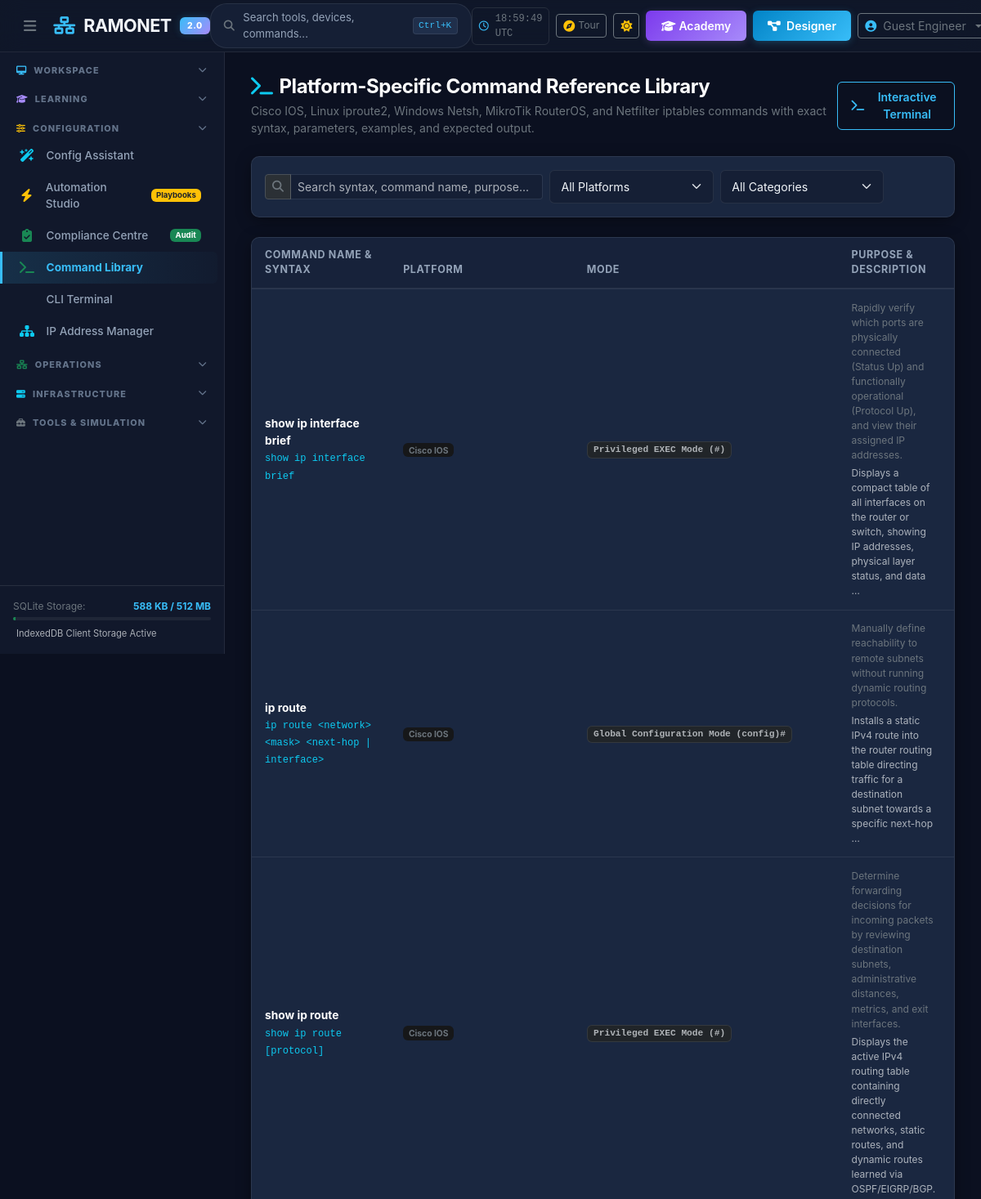
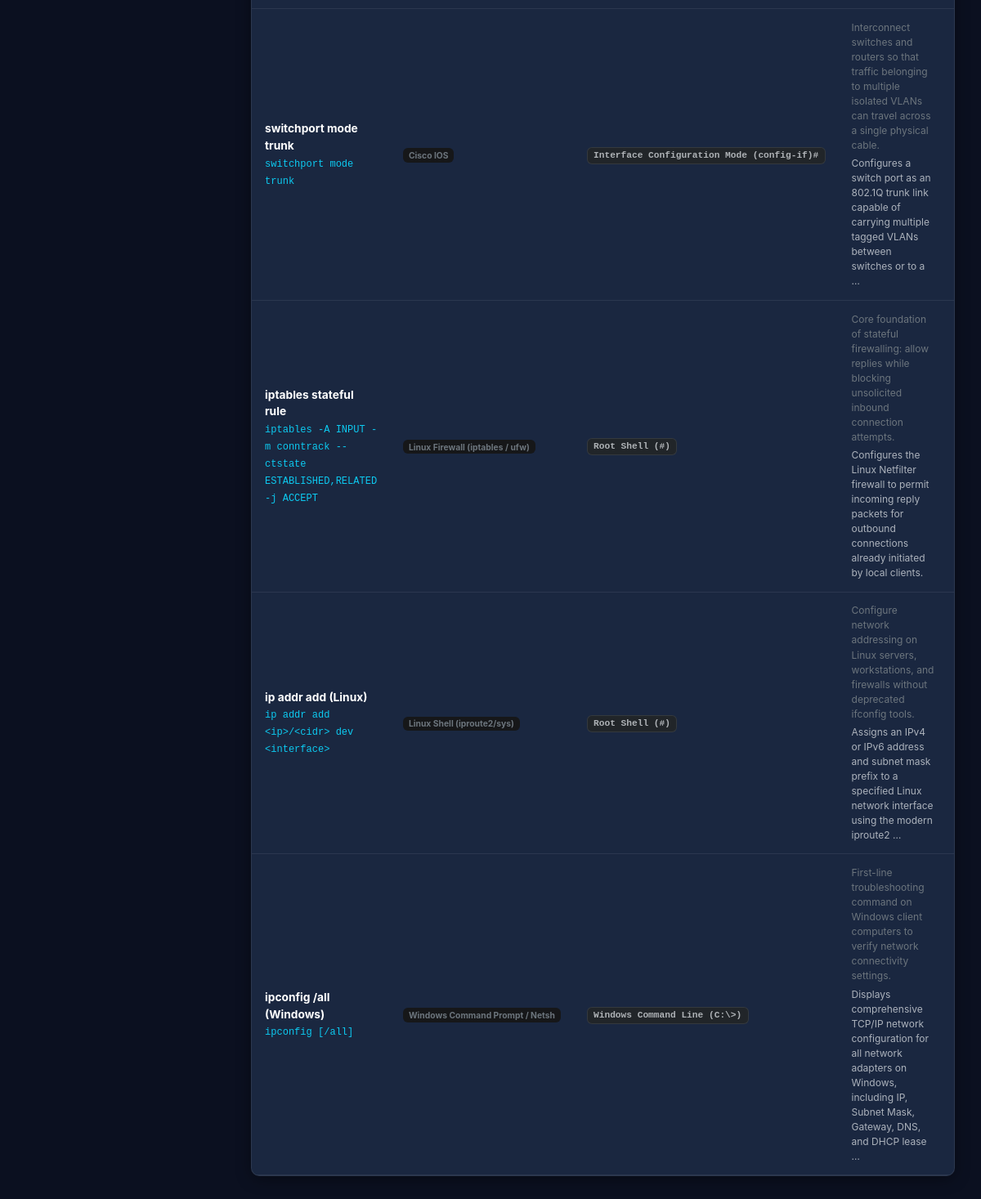
The page /commands/ on the database its author committed (2 pictures, top to bottom).
### commands/models.py (models this page shows, shortened)
class CommandEntry(models.Model):
    PLATFORM_CHOICES = [
        ('cisco_ios', 'Cisco IOS'),
        ('linux_shell', 'Linux Shell (iproute2/sys)'),
        ('mikrotik', 'MikroTik RouterOS'),
        ('windows_cmd', 'Windows Command Prompt / Netsh'),
        ('iptables', 'Linux Firewall (iptables / ufw)'),
        ('frr', 'FRRouting Suite'),
        ('general', 'General Network Diagnostic'),
    ]
    MODE_CHOICES = [
        ('user_exec', 'User EXEC Mode (>)'),
        ('priv_exec', 'Privileged EXEC Mode (#)'),
        ('global_config', 'Global Configuration Mode (config)#'),
        ('interface_config', 'Interface Configuration Mode (config-if)#'),
        ('router_config', 'Router Configuration Mode (config-router)#'),
        ('vlan_config', 'VLAN Configuration Mode (config-vlan)#'),
        ('shell_user', 'Standard Shell ($)'),
        ('shell_root', 'Root Shell (#)'),
        ('mikrotik_root', 'MikroTik Root Menu'),
        ('windows_prompt', r'Windows Command Line (C:\>)'),
    ]
    CATEGORY_CHOICES = [
        ('interface', 'Interface Configuration'),
        ('vlan', 'VLAN & Trunking'),
        ('routing', 'Routing & Static Routes'),
        ('dynamic_routing', 'Dynamic Routing (OSPF/RIP/BGP)'),
        ('firewall', 'Firewall & ACLs'),
        ('nat', 'NAT & Port Forwarding'),
        ('dhcp', 'DHCP Server & Client'),
        ('dns', 'DNS Resolution & Hosts'),
        ('stp', 'Spanning Tree Protocol'),
        ('switching', 'MAC & Switching Operations'),
        ('storage', 'NAS & Storage Networking'),
        ('cctv', 'CCTV & Camera Networking'),
        ('system', 'System Management & Files'),
        ('troubleshooting', 'Troubleshooting & Diagnostics'),
    ]
    name = models.CharField(max_length=128)
    syntax = models.CharField(max_length=256)
    device_category = models.CharField(max_length=64, default='Routers & Switches')
    platform = models.CharField(max_length=32, choices=PLATFORM_CHOICES, default='cisco_ios')
    mode = models.CharField(max_length=32, choices=MODE_CHOICES, default='priv_exec')
    category = models.CharField(max_length=32, choices=CATEGORY_CHOICES, default='interface')
    description = models.TextField()
    purpose = models.TextField()
    parameters = models.JSONField(default=list, blank=True, help_text="[{'param': 'ip-address', 'desc': 'IPv4 address'}]")
    example_usage = models.TextField()
    example_output = models.TextField(blank=True, default='')
    prerequisites = models.TextField(blank=True, default='')
    expected_result = models.TextField(blank=True, default='')
    common_errors = models.TextField(blank=True, default='')
    related_commands = models.JSONField(default=list, blank=True, help_text="['show ip route', 'ping']")
    verification_command = models.CharField(max_length=256, blank=True, default='')
    display_order = models.PositiveIntegerField(default=0)
    created_at = models.DateTimeField(auto_now_add=True)
    class Meta:
        ordering = ['platform', 'category', 'name']
        verbose_name_plural = 'Command Entries'

### commands/views.py (the view)
# urls.py: path('', views.command_library_view, name='library'),
def command_library_view(request):
    platform = request.GET.get('platform', '').strip()
    category = request.GET.get('category', '').strip()
    q = request.GET.get('q', '').strip()
    commands = CommandEntry.objects.all()
    if platform:
        commands = commands.filter(platform=platform)
    if category:
        commands = commands.filter(category=category)
    if q:
        commands = commands.filter(name__icontains=q) | commands.filter(syntax__icontains=q) | commands.filter(description__icontains=q)
    platforms = CommandEntry.PLATFORM_CHOICES
    categories = CommandEntry.CATEGORY_CHOICES
    context = {
        'commands': commands,
        'platforms': platforms,
        'categories': categories,
        'selected_platform': platform,
        'selected_category': category,
        'search_query': q,
        'page_title': 'Command Reference Library',
    }
    return render(request, 'commands/library.html', context)

### accounts/context_processors.py (called while the page is built)
def ramonet_context(request):
    db_size_kb = 0
    db_path = settings.DATABASES['default']['NAME']
    if os.path.exists(db_path):
        db_size_kb = round(os.path.getsize(db_path) / 1024, 1)
    return {
        'APP_NAME': 'Ramonet',
        'APP_VERSION': '2.0.0',
        'APP_SUBTITLE': 'Enterprise Network Simulator & Learning Platform',
        'DB_SIZE_KB': db_size_kb,
        'PYTHONANYWHERE_STORAGE_LIMIT_MB': 512,
        'USER_PREFERENCES': {
            'theme': 'dark-navy',
            'sidebar_collapsed': False,
        }
    }

### templates/commands/library.html (shortened to what this page needs)
{% extends 'base.html' %}
{% load static %}
{% block content %}
<div class="container-fluid px-0">
    <div class="d-flex align-items-center justify-content-between mb-4">
        <div>
            <h4 class="text-white fw-bold mb-1">
                <i class="fa-solid fa-terminal text-info me-2"></i>Platform-Specific Command Reference Library
            </h4>
            <p class="text-secondary small mb-0">Cisco IOS, Linux iproute2, Windows Netsh, MikroTik RouterOS, and Netfilter iptables commands with exact syntax, parameters, examples, and expected output.</p>
        </div>
        <a href="{% url 'topology:designer' %}" class="btn btn-outline-cyan btn-sm">
            <i class="fa-solid fa-terminal me-1"></i> Interactive Terminal
        </a>
    </div>
    <div class="ramonet-card mb-4">
        <div class="ramonet-card-body p-3">
            <form method="GET" action="{% url 'commands:library' %}" class="row g-2 align-items-center">
                <div class="col-md-5">
                    <div class="input-group input-group-sm">
                        <span class="input-group-text bg-input border-accent text-secondary"><i class="fa-solid fa-magnifying-glass"></i></span>
                        <input type="text" class="form-control" name="q" value="{{ search_query }}" placeholder="Search syntax, command name, purpose...">
                    </div>
                </div>
                <div class="col-md-3">
                    <select class="form-select form-select-sm" name="platform" onchange="this.form.submit()">
                        <option value="">All Platforms</option>
                    </select>
                </div>
                <div class="col-md-3">
                    <select class="form-select form-select-sm" name="category" onchange="this.form.submit()">
                        <option value="">All Categories</option>
                    </select>
                </div>
            </form>
        </div>
    </div>
    <div class="ramonet-card">
        <div class="table-responsive">
            <table class="table table-ramonet mb-0">
                <thead>
                    <tr>
                        <th style="width: 280px;">Command Name & Syntax</th>
                        <th style="width: 140px;">Platform</th>
                        <th style="width: 160px;">Mode</th>
                        <th>Purpose & Description</th>
                        <th style="width: 120px;" class="text-end">Actions</th>
                    </tr>
                </thead>
                <tbody>
                    {% for cmd in commands %}
                    <tr>
                        <td>
                            <strong class="text-white d-block">{{ cmd.name }}</strong>
                            <code class="text-info font-monospace small">{{ cmd.syntax }}</code>
                        </td>
                        <td>
                            <span class="badge bg-secondary-subtle text-secondary">{{ cmd.get_platform_display }}</span>
                        </td>
                        <td>
                            <span class="badge bg-dark border border-secondary border-opacity-25 text-muted font-monospace" style="font-size:0.7rem;">{{ cmd.get_mode_display }}</span>
                        </td>
                        <td>
                            <div class="small text-secondary mb-1">{{ cmd.purpose }}</div>
                            <div class="text-muted" style="font-size: 0.75rem;">{{ cmd.description|truncatewords:20 }}</div>
                        </td>
                        <td class="text-end">
                        </td>
                    </tr>
                    {% endfor %}
                </tbody>
            </table>
        </div>
    </div>
</div>
{% endblock %}

### static/css/ramonet-theme.css (style rules this page uses)
:root, [data-bs-theme="dark"] { --bg-main: #0B1020; --bg-sidebar: #11182B; --bg-secondary: #151F35; --bg-card: #1A2740; --bg-surface-elevated: #202F4B; --primary-accent: #38BDF8; --primary-accent-rgb: 56, 189, 248; --primary-accent-hover: #0284C7; --primary-glow: rgba(56, 189, 248, 0.22); --secondary-accent: #A78BFA; --secondary-accent-rgb: 167, 139, 250; --secondary-glow: rgba(167, 139, 250, 0.22); --success: #34D399; --success-rgb: 52, 211, 153; --success-glow: rgba(52, 211, 153, 0.22); --warning: #FBBF24; --warning-rgb: 251, 191, 36; --warning-glow: rgba(251, 191, 36, 0.22); --error: #FB7185; --danger: #FB7185; --error-rgb: 251, 113, 133; --error-glow: rgba(251, 113, 133, 0.22); --text-main: #F1F5F9; --text-primary: #F1F5F9; --text-secondary: #94A3B8; --text-muted: #64748B; --border-color: rgba(255, 255, 255, 0.08); --border-subtle: rgba(56, 189, 248, 0.12); --border-accent: rgba(56, 189, 248, 0.28); --card-shadow: 0 4px 20px -2px rgba(0, 0, 0, 0.45); --card-shadow-hover: 0 10px 28px -4px rgba(0, 0, 0, 0.6), 0 0 16px var(--primary-glow); --sidebar-width: 275px; --sidebar-collapsed-width: 74px; --header-height: 64px; --font-sans: 'Inter', -apple-system, BlinkMacSystemFont, "Segoe UI", Roboto, "Helvetica Neue", Arial, sans-serif; --font-mono: 'JetBrains Mono', 'Fira Code', Menlo, Monaco, Consolas, "Courier New", monospace; --radius-sm: 6px; --radius-md: 10px; --radius-lg: 14px; }
*, *::before, *::after { box-sizing: border-box; }
body { background-color: var(--bg-main); color: var(--text-main); font-family: var(--font-sans); margin: 0; padding: 0; overflow-x: hidden; line-height: 1.5; -webkit-font-smoothing: antialiased; }
h1, h2, h3, h4, h5, h6 { color: var(--text-main); font-weight: 700; letter-spacing: -0.02em; }
.ramonet-card { background: var(--bg-card); border: 1px solid var(--border-color); border-radius: var(--radius-md); box-shadow: var(--card-shadow); transition: transform 0.2s cubic-bezier(0.16, 1, 0.3, 1), box-shadow 0.2s ease, border-color 0.2s ease; position: relative; overflow: hidden; }
.ramonet-card-body { padding: 1.25rem; }
.btn-outline-cyan { border: 1px solid var(--primary-accent); color: var(--primary-accent) !important; background: transparent; font-weight: 600; padding: 0.45rem 1rem; border-radius: var(--radius-sm); transition: all 0.2s ease; display: inline-flex; align-items: center; gap: 0.45rem; }
.form-control, .form-select { background-color: var(--bg-secondary); border: 1px solid var(--border-color); color: var(--text-main); border-radius: var(--radius-sm); padding: 0.55rem 0.85rem; font-size: 0.88rem; transition: border-color 0.15s ease, box-shadow 0.15s ease; }
.table-ramonet { color: var(--text-main); border-color: var(--border-color); }
.table-ramonet th { background: rgba(21, 31, 53, 0.5); color: var(--text-secondary); font-size: 0.78rem; text-transform: uppercase; letter-spacing: 0.05em; font-weight: 700; border-bottom: 2px solid var(--border-color); padding: 0.75rem 1rem; }
.table-ramonet td { background-color: transparent; padding: 0.85rem 1rem; border-bottom: 1px solid var(--border-color); font-size: 0.86rem; vertical-align: middle; }
.table-ramonet tbody tr { transition: background-color 0.15s ease; }

### rows shown on the page
CommandEntry: name "show ip interface brief", syntax "show ip interface brief", platform "Cisco IOS", mode "Privileged EXEC Mode (#)", purpose "Rapidly verify which ports are physically connected (Status Up) and functionally operational (Protocol Up), and view their assigned IP addresses.", description "Displays a compact table of all interfaces on the router or switch, showing IP addresses, physical layer status, and data …"
CommandEntry: name "ip route", syntax "ip route <network> <mask> <next-hop | interface>", platform "Cisco IOS", mode "Global Configuration Mode (config)#", purpose "Manually define reachability to remote subnets without running dynamic routing protocols.", description "Installs a static IPv4 route into the router routing table directing traffic for a destination subnet towards a specific next-hop …"
CommandEntry: name "show ip route", syntax "show ip route [protocol]", platform "Cisco IOS", mode "Privileged EXEC Mode (#)", purpose "Determine forwarding decisions for incoming packets by reviewing destination subnets, administrative distances, metrics, and exit interfaces.", description "Displays the active IPv4 routing table containing directly connected networks, static routes, and dynamic routes learned via OSPF/EIGRP/BGP."
CommandEntry: name "switchport mode trunk", syntax "switchport mode trunk", platform "Cisco IOS", mode "Interface Configuration Mode (config-if)#", purpose "Interconnect switches and routers so that traffic belonging to multiple isolated VLANs can travel across a single physical cable.", description "Configures a switch port as an 802.1Q trunk link capable of carrying multiple tagged VLANs between switches or to a …"
CommandEntry: name "iptables stateful rule", syntax "iptables -A INPUT -m conntrack --ctstate ESTABLISHED,RELATED -j ACCEPT", platform "Linux Firewall (iptables / ufw)", mode "Root Shell (#)", purpose "Core foundation of stateful firewalling: allow replies while blocking unsolicited inbound connection attempts.", description "Configures the Linux Netfilter firewall to permit incoming reply packets for outbound connections already initiated by local clients."
CommandEntry: name "ip addr add (Linux)", syntax "ip addr add <ip>/<cidr> dev <interface>", platform "Linux Shell (iproute2/sys)", mode "Root Shell (#)", purpose "Configure network addressing on Linux servers, workstations, and firewalls without deprecated ifconfig tools.", description "Assigns an IPv4 or IPv6 address and subnet mask prefix to a specified Linux network interface using the modern iproute2 …"
CommandEntry: name "ipconfig /all (Windows)", syntax "ipconfig [/all]", platform "Windows Command Prompt / Netsh", mode "Windows Command Line (C:\\>)", purpose "First-line troubleshooting command on Windows client computers to verify network connectivity settings.", description "Displays comprehensive TCP/IP network configuration for all network adapters on Windows, including IP, Subnet Mask, Gateway, DNS, and DHCP lease …"

### other values the page prints
{{ request.user.username|default:"Guest Engineer" }} "Guest Engineer"
